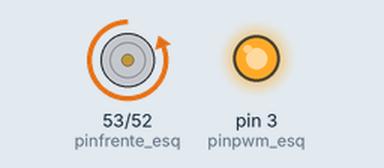
Simulated run of this sketch. Board: Arduino Mega 2560, built with avr-gcc and run on an emulated ATmega2560. On the bench: motor-driver pin pairs drawn as motors (green arrow = first pin HIGH = forward, orange = second pin HIGH = backward, longer = more drive), output pins drawn as LEDs (lit = HIGH). What the sketch prints to the serial monitor is not drawn.

Above: at 1.0 s.
At 3.0 s:
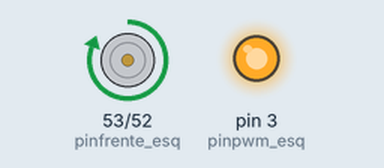
Timing chart, 0 to 4.6 s (numbered marks = the images above):
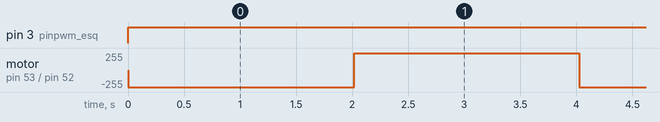

Measured:
- by itself, pin 3 (pinpwm_esq): LOW → HIGH at 0.00 s
- by itself, motor on pin 53 (pinfrente_esq) / pin 52 (pintras_esq): alternates forward 255/255 for 2.0 s and backward 255/255 for 2.0 s

The sketch:

helloworld.ino.ino
```cpp
#define pinfrente_esq 53
#define pintras_esq 52
#define pinpwm_esq 3
//===========================================================================
void frente1() {
  unsigned long int anterior;
  anterior = millis();

  while ((millis() - anterior) < 2000) {
    Serial.println("estou em a");
    digitalWrite(pinfrente_esq, LOW);
    digitalWrite(pintras_esq, HIGH);
    analogWrite(pinpwm_esq, 255);
  }
}
//===========================================================================

void frente2() {
  unsigned long int anterior;
  anterior = millis();
  while ((millis() - anterior) < 2000) {
    Serial.println("estou em b");
    digitalWrite(pinfrente_esq, HIGH);
    digitalWrite(pintras_esq, LOW);
    analogWrite(pinpwm_esq, 255);
  }
}
//===========================================================================

void setup() {

  pinMode(pinfrente_esq, OUTPUT);
  pinMode(pintras_esq, OUTPUT);
  pinMode(pinpwm_esq, OUTPUT);
  Serial.begin(9600);
}
//===========================================================================

void loop() {


  frente1();
  frente2();

}
```
